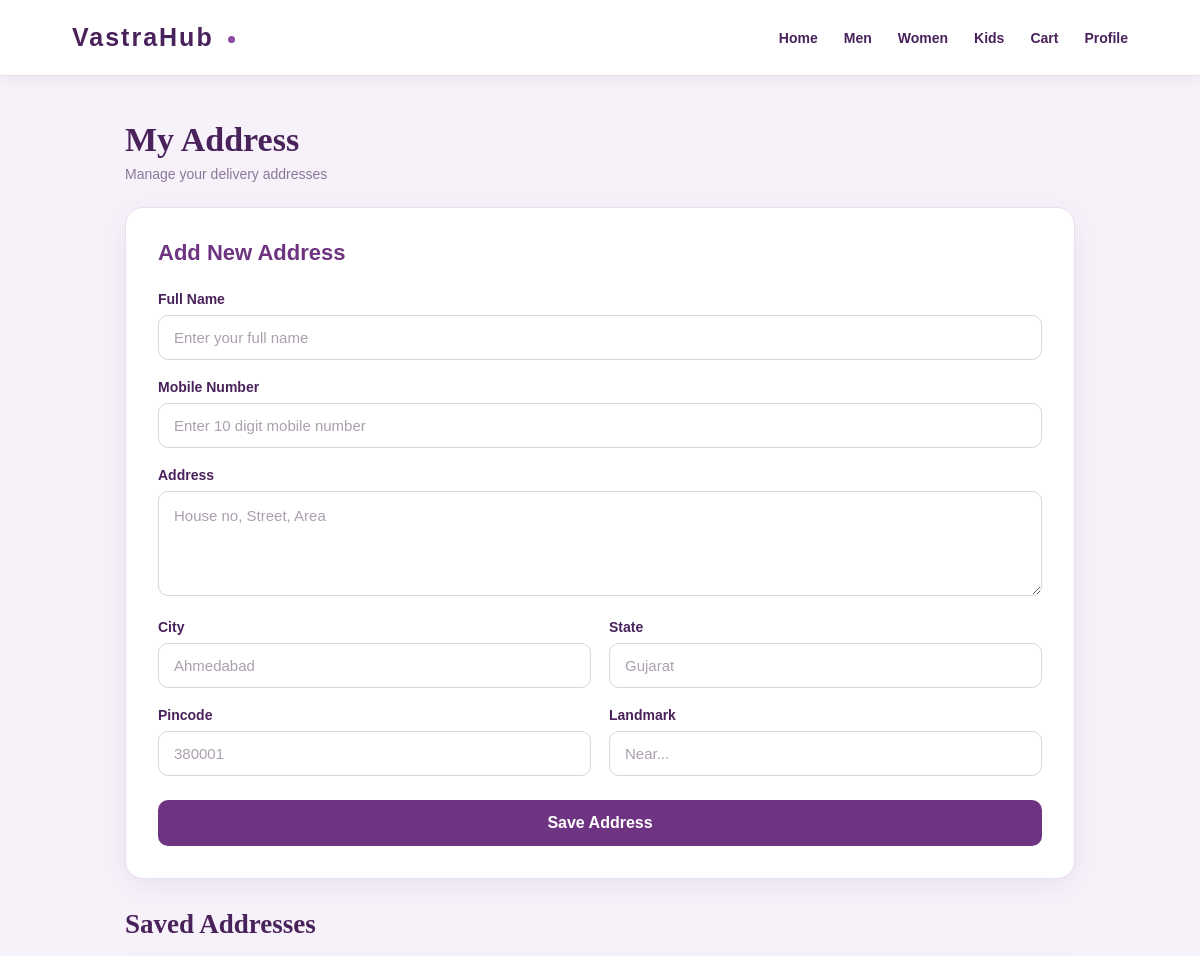
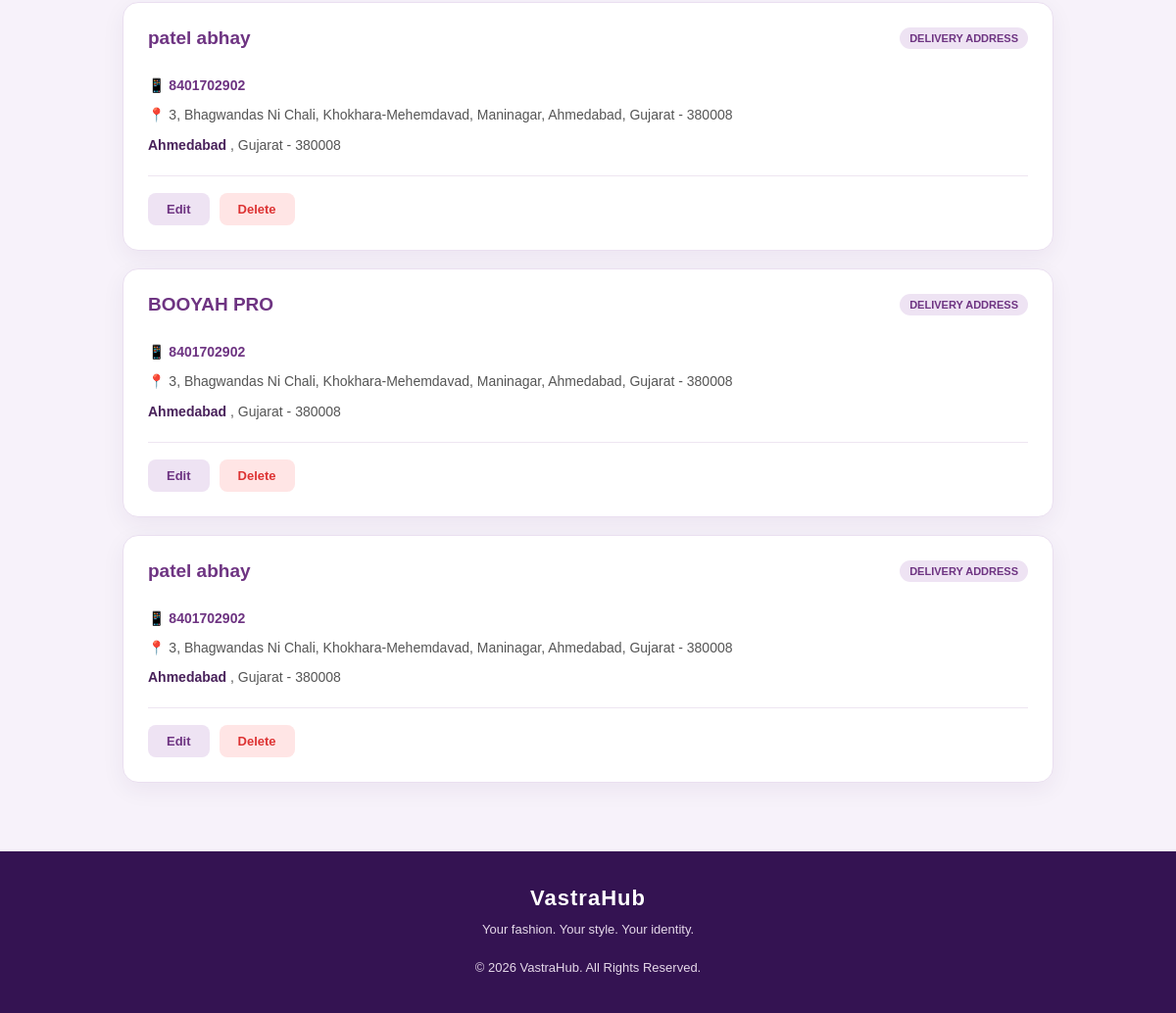
/address/ (signed in), run on the app's committed database (2 pictures, top to bottom).
### products/models.py (models this page shows, shortened)
class Address(models.Model):
    user = models.ForeignKey(
        User,
        on_delete=models.CASCADE,
        related_name="addresses"
    )
    full_name = models.CharField(max_length=150)
    mobile = models.CharField(max_length=15)
    address = models.TextField()
    city = models.CharField(max_length=100)
    state = models.CharField(max_length=100)
    pincode = models.CharField(max_length=10)
    landmark = models.CharField(
        max_length=150,
        blank=True
    )
    created_at = models.DateTimeField(
        auto_now_add=True
    )
    updated_at = models.DateTimeField(
        auto_now=True
    )

### products/views.py (the view, shortened to what this page needs)
@login_required
def address(request):
    addresses = Address.objects.filter(user=request.user).order_by("-created_at")
    return render(
        request,
        "products/address.html",
        {
            "addresses": addresses
        }
    )

### products/templates/products/address.html (shortened to what this page needs)
{% load static %}
<!DOCTYPE html>
<html lang="en">
<head>
</head>
<body>
<nav class="navbar">
    <a href="{% url 'home' %}" class="logo">
        VastraHub
    </a>
    <div class="nav-links">
        <a href="{% url 'home' %}">
            Home
        </a>
        <a href="{% url 'men' %}">
            Men
        </a>
        <a href="{% url 'women' %}">
            Women
        </a>
        <a href="{% url 'kids' %}">
            Kids
        </a>
        <a href="{% url 'cart' %}">
            Cart
        </a>
        <a href="{% url 'profile' %}">
            Profile
        </a>
    </div>
</nav>
<main class="container">
    <div class="page-header">
        <div>
            <h1 class="title">
                My Address
            </h1>
            <p class="subtitle">
                Manage your delivery addresses
            </p>
        </div>
    </div>
    <div class="address-card">
        <h2>
            Add New Address
        </h2>
        <form method="POST">
            <div class="form-group">
                <label for="full_name">
                    Full Name
                </label>
                <input
                    type="text"
                    id="full_name"
                    name="full_name"
                    placeholder="Enter your full name"
                    autocomplete="name"
                    required
                >
            </div>
            <div class="form-group">
                <label for="mobile">
                    Mobile Number
                </label>
                <input
                    type="tel"
                    id="mobile"
                    name="mobile"
                    placeholder="Enter 10 digit mobile number"
                    maxlength="10"
                    pattern="[0-9]{10}"
                    inputmode="numeric"
                    autocomplete="tel"
                    required
                >
            </div>
            <div class="form-group">
                <label for="address">
                    Address
                </label>
                <textarea
                    id="address"
                    name="address"
                    placeholder="House no, Street, Area"
                    autocomplete="street-address"
                    required
                ></textarea>
            </div>
            <div class="row">
                <div class="form-group">
                    <label for="city">
                        City
                    </label>
                    <input
                        type="text"
                        id="city"
                        name="city"
                        placeholder="Ahmedabad"
                        autocomplete="address-level2"
                        required
                    >
                </div>
                <div class="form-group">
                    <label for="state">
                        State
                    </label>
                    <input
                        type="text"
                        id="state"
                        name="state"
                        placeholder="Gujarat"
                        autocomplete="address-level1"
                        required
                    >
                </div>
            </div>
            <div class="row">
                <div class="form-group">
                    <label for="pincode">
                        Pincode
                    </label>
                    <input
                        type="text"
                        id="pincode"
                        name="pincode"
                        placeholder="380001"
                        maxlength="6"
                        pattern="[0-9]{6}"
                        inputmode="numeric"
                        autocomplete="postal-code"
                        required
                    >
                </div>
                <div class="form-group">
                    <label for="landmark">
                        Landmark
                    </label>
                    <input
                        type="text"
                        id="landmark"
                        name="landmark"
                        placeholder="Near..."
                    >
                </div>
            </div>
            <button
                type="submit"
                class="save-btn"
            >
                Save Address
            </button>
        </form>
    </div>
    <section class="saved-section">
        <h2 class="saved-title">
            Saved Addresses
        </h2>
        {% if addresses %}
            {% for item in addresses %}
                <div class="saved-address">
                    <div class="address-top">
                        <h3>
                            {{ item.full_name }}
                        </h3>
                        <span class="address-label">
                            DELIVERY ADDRESS
                        </span>
                    </div>
                    <div class="address-details">
                        <p class="phone">
                            📱 {{ item.mobile }}
                        </p>
                        <p class="address-main">
                            📍 {{ item.address }}
                        </p>
                        <p>
                            <strong>
                                {{ item.city }}
                            </strong>,
                            {{ item.state }}
                            -
                            {{ item.pincode }}
                        </p>
                    </div>
                    <div class="actions">
                        <a
                            href="{% url 'edit_address' item.id %}"
                            class="edit-btn"
                        >
                            Edit
                        </a>
                        <a
                            href="{% url 'delete_address' item.id %}"
                            class="delete-btn"
                            onclick="return confirm('Are you sure you want to delete this address?');"
                        >
                            Delete
                        </a>
                    </div>
                </div>
            {% endfor %}
        {% endif %}
    </section>
</main>
<footer>
    <h2>
        VastraHub
    </h2>
    <p>
        Your fashion. Your style. Your identity.
    </p>
    <br>
    <p>
        © 2026 VastraHub. All Rights Reserved.
    </p>
</footer>
</body>
</html>

### products/templates/products/address.html (style rules this page uses)
* { margin: 0; padding: 0; box-sizing: border-box; }
html { scroll-behavior: smooth; }
body { background: #f7f2fa; color: #49225b; font-family: Arial, Helvetica, sans-serif; min-height: 100vh; }
a { text-decoration: none; }
button, input, textarea, select { font-family: inherit; }
.navbar { width: 100%; height: 76px; background: #ffffff; display: flex; align-items: center; justify-content: space-between; padding: 0 6%; border-bottom: 1px solid #eadff0; box-shadow: 0 3px 15px rgba(0, 0, 0, 0.06); position: sticky; top: 0; z-index: 1000; }
.logo { color: #49225b; font-size: 25px; font-weight: 900; letter-spacing: 2px; position: relative; white-space: nowrap; }
.logo::after { content: ""; display: inline-block; width: 7px; height: 7px; background: #8d4aa5; border-radius: 50%; margin-left: 5px; margin-bottom: 3px; }
.nav-links { display: flex; align-items: center; gap: 26px; }
.nav-links a { color: #49225b; font-size: 14px; font-weight: 600; transition: all 0.2s ease; }
.container { width: 90%; max-width: 950px; margin: 45px auto 70px; }
.page-header { display: flex; align-items: center; justify-content: space-between; margin-bottom: 25px; }
.title { font-family: Georgia, "Times New Roman", serif; font-size: 34px; font-weight: bold; color: #49225b; }
.subtitle { margin-top: 7px; color: #8b7898; font-size: 14px; }
.address-card { width: 100%; background: #ffffff; padding: 32px; border-radius: 18px; border: 1px solid #eadff0; box-shadow: 0 8px 30px rgba(52, 19, 82, 0.07); margin-bottom: 30px; }
.address-card h2 { color: #6e3482; font-size: 22px; margin-bottom: 25px; }
.form-group { margin-bottom: 19px; }
.form-group label { display: block; color: #49225b; font-size: 14px; font-weight: 700; margin-bottom: 8px; }
.form-group input, .form-group textarea, .form-group select { width: 100%; padding: 13px 15px; border: 1px solid #ddd3e2; border-radius: 10px; outline: none; background: #ffffff; color: #49225b; font-size: 15px; transition: all 0.2s ease; }
.form-group input::placeholder, .form-group textarea::placeholder { color: #aaa0ae; }
textarea { resize: vertical; min-height: 105px; line-height: 1.5; }
.row { display: grid; grid-template-columns: 1fr 1fr; gap: 18px; }
.save-btn { width: 100%; border: none; background: #6e3482; color: #ffffff; padding: 14px 18px; border-radius: 10px; font-size: 16px; font-weight: bold; cursor: pointer; margin-top: 5px; transition: all 0.25s ease; }
.saved-section { margin-top: 15px; }
.saved-title { font-family: Georgia, "Times New Roman", serif; color: #49225b; font-size: 27px; margin-bottom: 18px; }
.saved-address { width: 100%; background: #ffffff; padding: 25px; border-radius: 16px; border: 1px solid #eadff0; box-shadow: 0 7px 25px rgba(52, 19, 82, 0.06); margin-bottom: 18px; transition: all 0.25s ease; }
.address-top { display: flex; align-items: center; justify-content: space-between; gap: 15px; margin-bottom: 15px; }
.saved-address h3 { color: #6e3482; font-size: 19px; font-weight: bold; }
.address-label { background: #eee3f3; color: #6e3482; padding: 5px 10px; border-radius: 20px; font-size: 11px; font-weight: bold; }
.address-details { padding-top: 4px; }
.saved-address p { margin: 8px 0; color: #555; font-size: 14px; line-height: 1.5; }
.saved-address p strong { color: #49225b; }
.phone { color: #6e3482 !important; font-weight: 600; }
.address-main { color: #555 !important; line-height: 1.7 !important; }
.actions { margin-top: 20px; padding-top: 17px; border-top: 1px solid #eee5f1; display: flex; gap: 10px; }
.edit-btn, .delete-btn { display: inline-flex; align-items: center; justify-content: center; padding: 9px 19px; border-radius: 8px; font-size: 13px; font-weight: bold; transition: all 0.2s ease; }
.edit-btn { background: #eee3f3; color: #6e3482; }
.delete-btn { background: #ffe5e5; color: #d33; }
footer { background: #341352; color: #ffffff; padding: 35px 20px; text-align: center; }
footer h2 { font-size: 22px; letter-spacing: 1px; margin-bottom: 9px; }
footer p { color: #e5d8e9; font-size: 13px; line-height: 1.6; }

### data on the page
Address: full_name "patel abhay", mobile "8401702902", address "3, Bhagwandas Ni Chali, Khokhara-Mehemdavad, Maninagar, Ahmedabad, Gujarat - 380008", city "Ahmedabad", state "Gujarat", pincode "380008"
Address: full_name "BOOYAH PRO", mobile "8401702902", address "3, Bhagwandas Ni Chali, Khokhara-Mehemdavad, Maninagar, Ahmedabad, Gujarat - 380008", city "Ahmedabad", state "Gujarat", pincode "380008"
Address: full_name "patel abhay", mobile "8401702902", address "3, Bhagwandas Ni Chali, Khokhara-Mehemdavad, Maninagar, Ahmedabad, Gujarat - 380008", city "Ahmedabad", state "Gujarat", pincode "380008"
